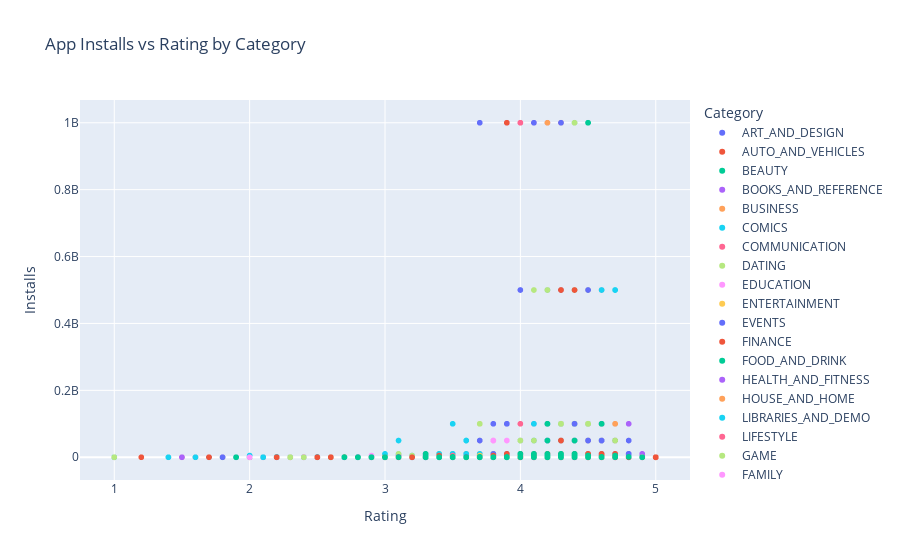

Source (notebook cell):
### Markdown cell above
<h2>Interactive Visualization</h2>
<h4>Use Plotly for interactivity:</h4>

### Code cell
import plotly.express as px

# Interactive chart: Installs vs Rating
fig = px.scatter(df, x='Rating', y='Installs', color='Category', hover_data=['App', 'Price'], title="App Installs vs Rating by Category")
fig.show()
